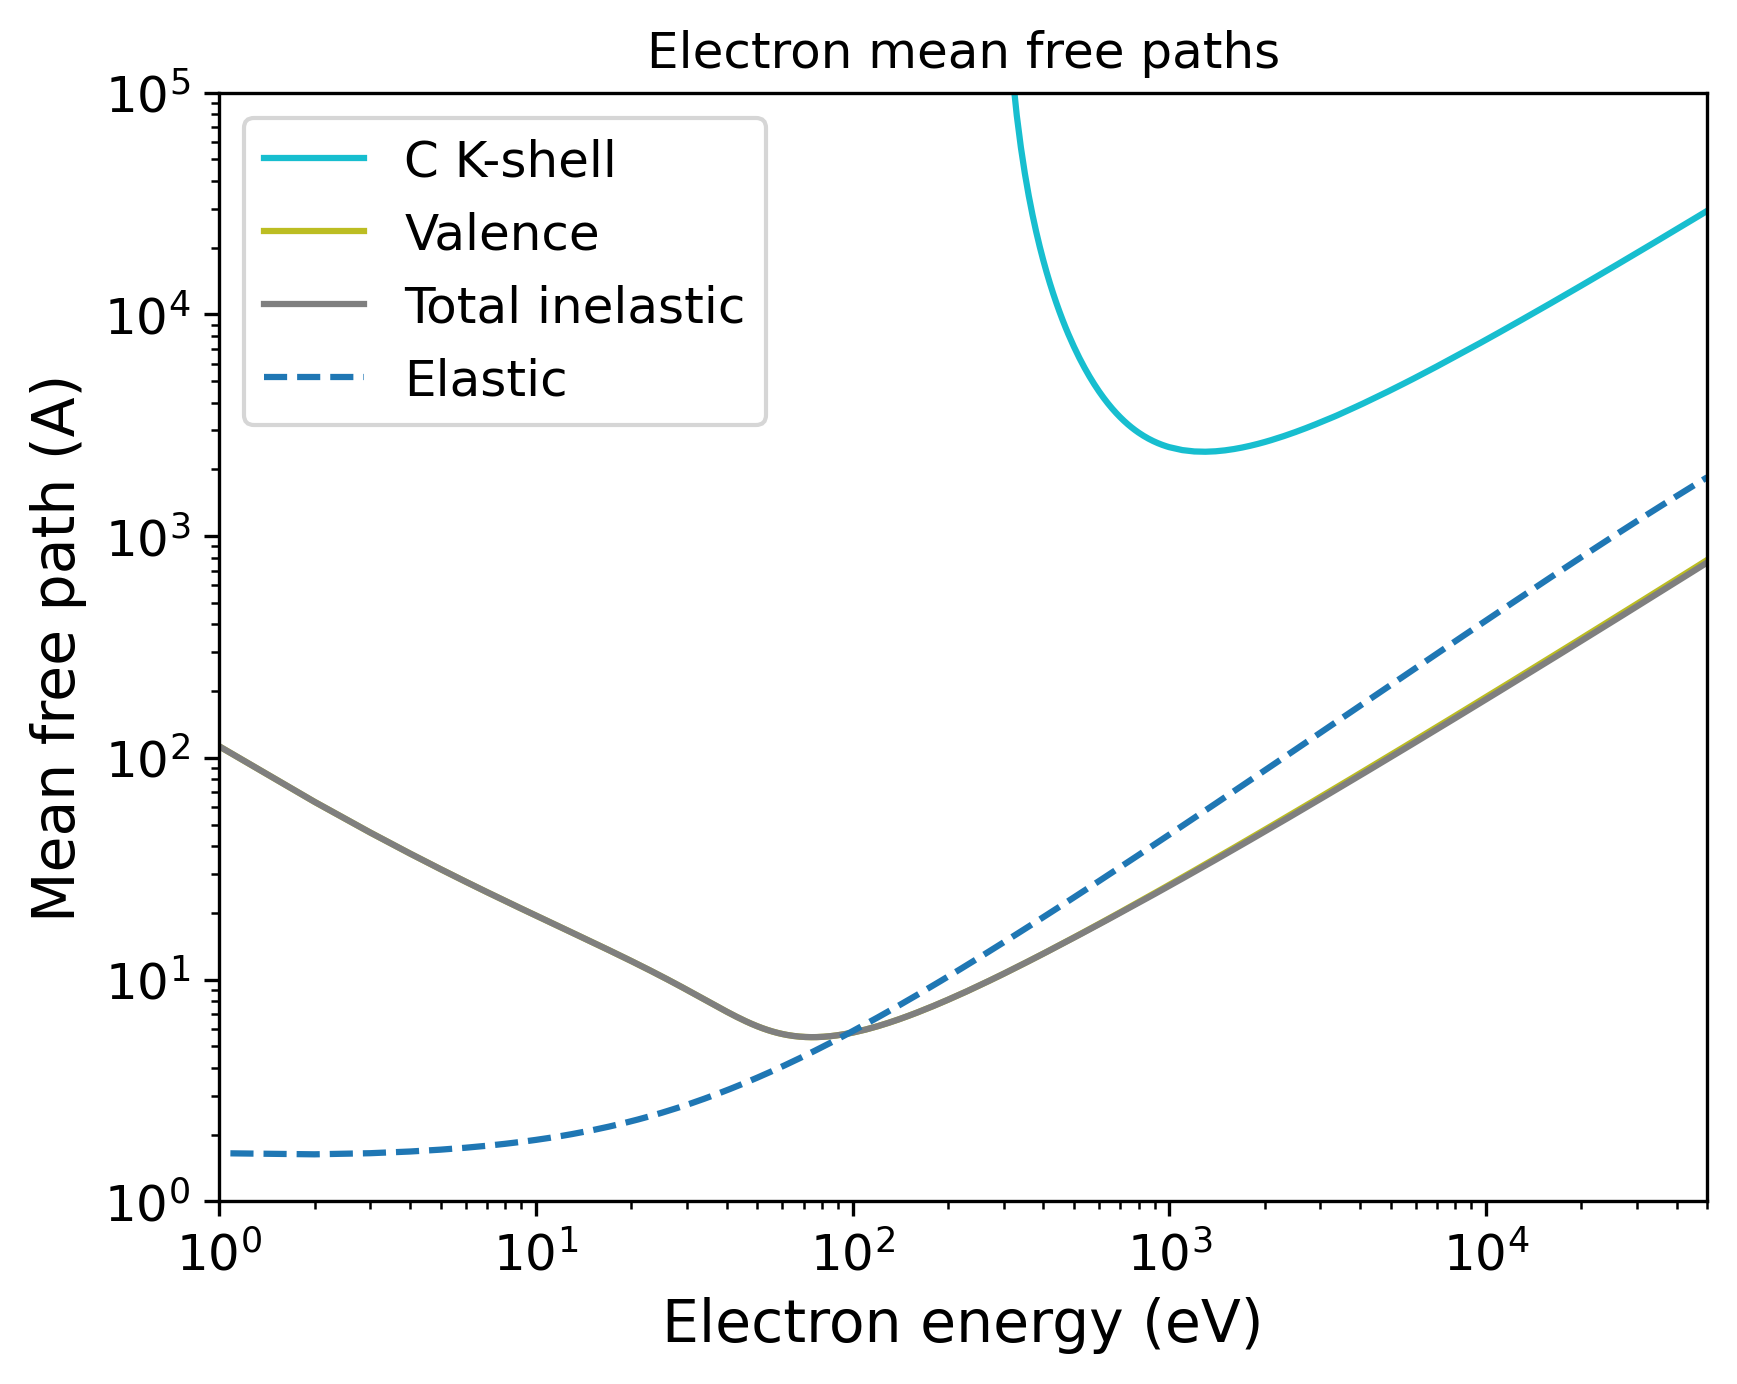

Recreate this plot in Python.
import pandas as pd
import numpy as np
import matplotlib.pyplot as plt
import matplotlib.cm as cm
# Set the format:
plt.xlabel("Electron energy (eV)", fontsize=14)
plt.ylabel("Mean free path (A)", fontsize=14)
plt.xticks(fontsize=12)
plt.yticks(fontsize=12)
plt.grid(False)
# Set the axes:
# Read the output file:
df = pd.read_csv(r"OUTPUT_Polystyrene_Electron_IMFP.dat", sep=r'\s+', header=None, comment="#", skipinitialspace=True)
plt.xscale("log")
plt.yscale("log")
# Prepare the plot:
columns_to_plot = [ 1, 2, 3]
labels = [ "C K-shell", "Valence", "Total inelastic"]
# Create N distinct colors from a colormap
N = len(columns_to_plot)
colors = plt.cm.tab10(np.linspace(1, 0, 10))
# Set line styles:
linestyles = [ "-", "-", "-"]
for i, col in enumerate(columns_to_plot):
    color = colors[i % len(colors)]
    ls    = linestyles[i % len(linestyles)]
    label = labels[i % len(labels)]
    plt.plot(df.iloc[:, 0], df.iloc[:, col],
    color=color,
    label=label,
    linestyle=ls)
# Add a curve from the second file
df2 = pd.read_csv(r"OUTPUT_Polystyrene_Electron_EMFP.dat", sep=r'\s+', header=None, comment="#", skipinitialspace=True)
columns_to_plot2 = [ 3]
labels2 = [ "Elastic"]
# Create second part of the plot:
for col, label in zip(columns_to_plot2, labels2):
    plt.plot(df2.iloc[:, 0], df2.iloc[:, col], label=label, linestyle="--")
plt.xlim(1.00000000,50000.00000000)
plt.ylim(1.00000000,100000.00000000)
plt.title("Electron mean free paths")
plt.legend(loc="best", fontsize=12)
# Save the plot in this format:
plt.savefig("OUTPUT_MFP_electron.png", dpi=300, bbox_inches="tight")
